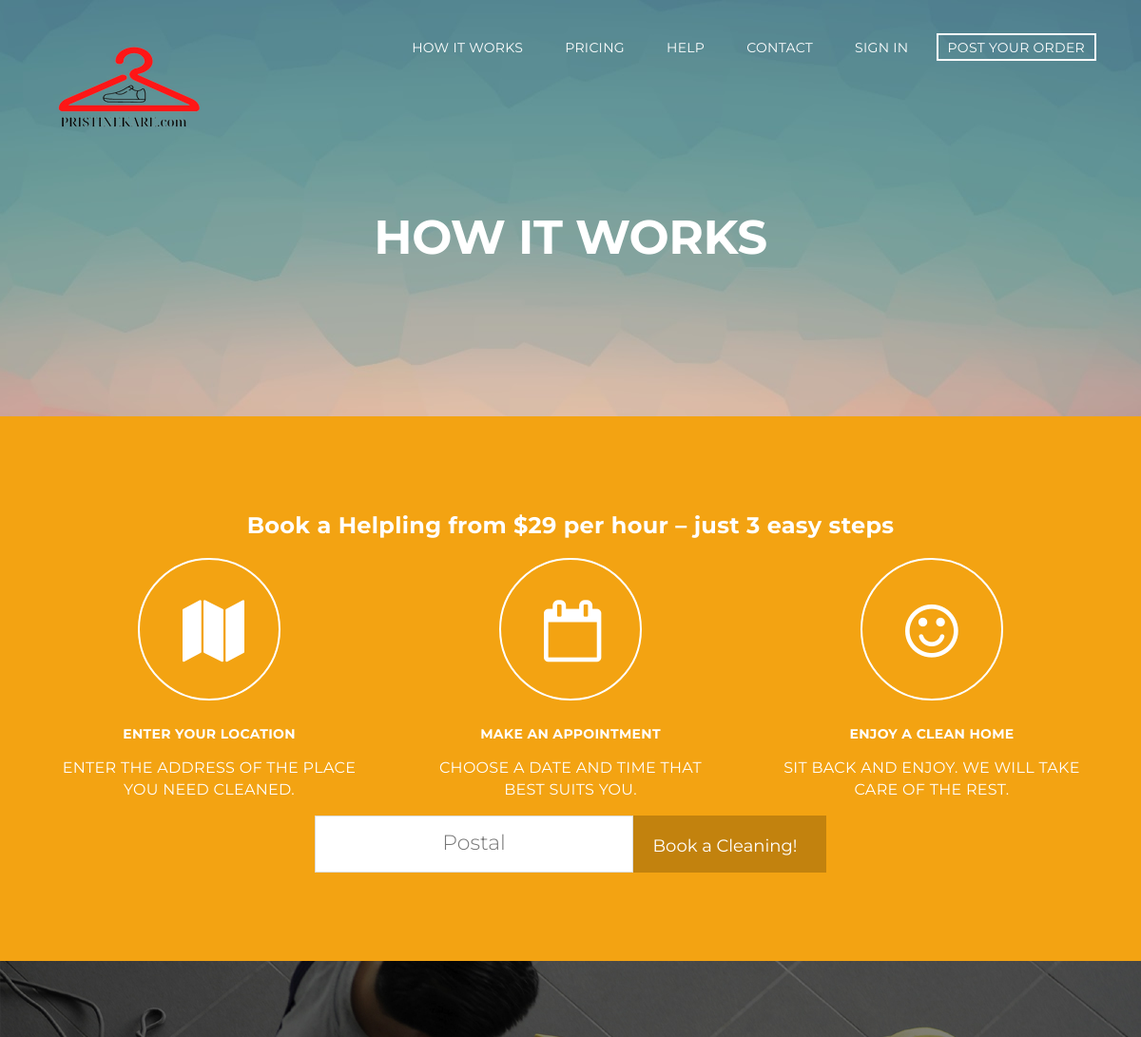
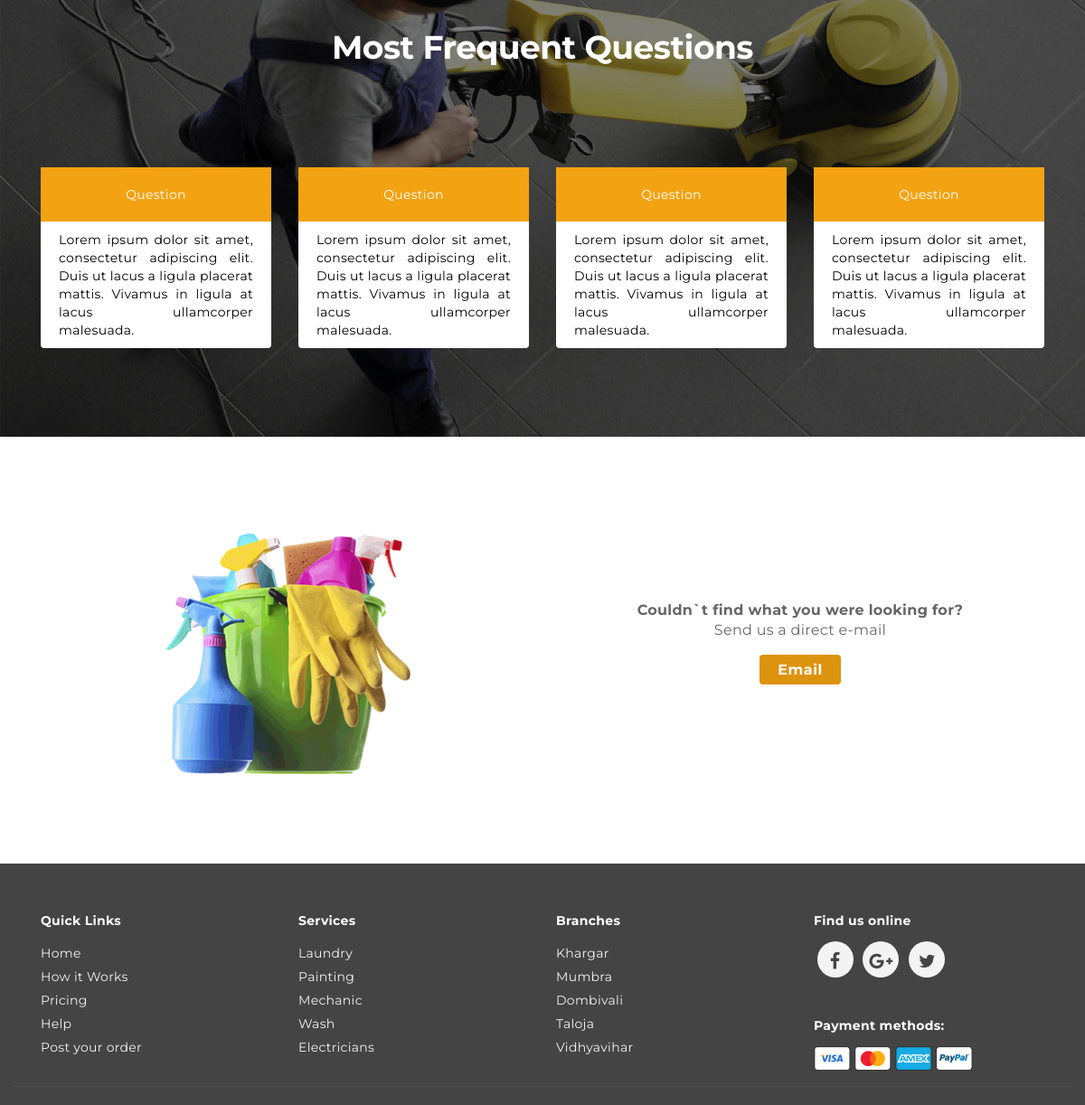
The app's page /users/howitworks.php with its own data (2 pictures, top to bottom).
### tables this page shows
CREATE TABLE IF NOT EXISTS `sv_admin_login` (
  `admin_id` int(20) NOT NULL AUTO_INCREMENT,
  `user_name` varchar(255) NOT NULL,
  `password` varchar(255) NOT NULL,
  `email_id` varchar(255) NOT NULL,
  `site_name` varchar(255) NOT NULL,
  `logo` varchar(255) NOT NULL,
  `favicon` varchar(255) NOT NULL,
  `site_desc` varchar(255) NOT NULL,
  `keyword` varchar(255) NOT NULL,
  `site_url` varchar(255) NOT NULL,
  `paypal_id` varchar(250) NOT NULL,
  `currency_mode` varchar(100) NOT NULL,
  `paypal_site_mode` varchar(100) NOT NULL,
  PRIMARY KEY (`admin_id`)
);

CREATE TABLE IF NOT EXISTS `sv_pages` (
  `id` int(25) NOT NULL AUTO_INCREMENT,
  `page_name` varchar(255) NOT NULL,
  `page_content` text NOT NULL,
  PRIMARY KEY (`id`)
);

### users/howitworks.php (the view)
  <body class="splash-index">
<?php include("../header.php");
include("validation.php");
 ?>
   <section class="teaser bg-top ">
<div class="min-space"></div><div class="min-space"></div><div class="min-space"></div>
<?php
$query=mysqli_fetch_array(mysqli_query($con, "select * from sv_pages where id=2"));
$content=$query['page_content'];
$page_name=$query['page_name'];
?>
<h1 class="sub-title"><?php echo $page_name; ?></h1>
<div class="min-space"></div>
<div class="min-space"></div>
</section>
<?php
echo $content;?>
    <?php include("../footer.php") ?>
</html>

### header.php (shortened to what this page needs)
<html>
 <?php
 include("connection.php");
    $res=mysqli_fetch_array(mysqli_query($con, "SELECT * FROM sv_admin_login"));
    $logo=mysqli_real_escape_string($con, $res['logo']);
    $site_url=mysqli_real_escape_string($con, $res['site_url']);
 ?>
  <head>
    <link rel="stylesheet" href="<?php echo $site_url; ?>/css/font-awesome.min.css" type="text/css">
    <link rel="stylesheet" href="<?php echo $site_url; ?>/css/style.css" />
    <link rel="stylesheet" media="screen" href="<?php echo $site_url; ?>/css/index.css" />
    <link rel="stylesheet" media="screen" href="<?php echo $site_url; ?>/css/responsive.css" />
    <link rel="stylesheet" href="<?php echo $site_url; ?>/css/bootstrap.min.css" type="text/css">
    </head>
    <header class="header-main header-main--light">
        <nav class="site-nav reversed">
            <div class="container">
                <nav class="navbar navbar-inverse navbar-static-top marginBottom-0" role="navigation">
                    <div class="navbar-header">
                        <?php
                            if($logo=="") { ?>
                                <a href="<?php echo $site_url; ?>" class="site-logo"><img src="<?php echo $site_url; ?>/admincp/admin-logo/default-logo.png" alt="" ></a>
                            <?php } else {     ?>
                                <a href="<?php echo $site_url; ?>" class="site-logo"><img src="<?php echo $site_url; ?>/admincp/admin-logo/<?php echo $logo;?>"></a>
                            <?php } ?>
                    </div>
                    <div class="collapse navbar-collapse" id="navbar-collapse-1">
                        <ul class="nav navbar-nav pull-right">
                            <li><a class="nav__link" href="<?php echo $site_url; ?>/users/howitworks.php">How it Works</a></li>
                            <li><a class="nav__link" href="<?php echo $site_url; ?>/users/pricing.php">Pricing</a></li>
                            <li><a class="nav__link" href="<?php echo $site_url; ?>/users/help.php">Help</a></li>
                            <li><a class="nav__link" href="<?php echo $site_url; ?>/users/contact.php">Contact</a></li>
                            <?php
                                if(!isset($_SESSION['phone_no'])) { ?>
                                <li><a class="nav__link sign-in" href="<?php echo $site_url; ?>/users/sign_in.php">Sign in</a></li><?php } ?>
                             <li><a class="nav__link nav__link--prominent" href="<?php echo $site_url; ?>/users/order.php">Post Your Order</a></li>
                        </ul>
                    </div>
                </nav>
            </div>
        </nav>
    </header>

### footer.php (shortened to what this page needs)
<?php
include("connection.php");
$res=mysqli_fetch_array(mysqli_query($con, "SELECT * FROM sv_admin_login"));
?>
<footer class="footer">
  <div class="container">
    <div class="footer-content col-lg-3 col-md-3 col-sm-3 col-sm-4 col-lg-4">
      <h5 class="footer-content__title">Quick Links</h5>
      <ul class="footer-content__list">
        <li><a href="<?php
echo $res['site_url'];
?>">Home</a></li>
        <li><a href="<?php
echo $res['site_url'];
?>/users/howitworks.php">How it Works</a></li>
        <li><a href="<?php
echo $res['site_url'];
?>/users/pricing.php">Pricing</a></li>
        <li><a href="<?php
echo $res['site_url'];
?>/users/help.php">Help</a></li>
        <li><a href="<?php
echo $res['site_url'];
?>/users/order.php">Post your order</a></li>
      </ul>
    </div>
    <div class="footer-content col-lg-3 col-md-3 col-sm-3 col-sm-4 col-lg-4">
      <h5 class="footer-content__title">Services</h5>
      <ul class="footer-content__list">
        <li><a href="#">Laundry</a></li>
        <li><a href="#">Painting</a></li>
        <li><a href="#">Mechanic</a></li>
        <li><a href="#">Wash</a></li>
        <li><a href="#">Electricians</a></li>
      </ul>
    </div>
     <div class="footer-content col-lg-3 col-md-3 col-sm-3">
      <h5 class="footer-content__title">Branches</h5>
      <ul class="footer-content__list">
        <li><a href="#">Khargar</a></li>
        <li><a href="#">Mumbra</a></li>
        <li><a href="#">Dombivali</a></li>
        <li><a href="#">Taloja</a></li>
        <li><a href="#">Vidhyavihar</a></li>
      </ul>
    </div>
    <div class="footer-content col-lg-3 col-md-3 col-sm-3 col-sm-4 col-lg-4">
      <div class="footer-content__social social">
          <h5 class="footer-content__title">Find us online</h5>
          <a class="social__action" href="#">
            <i class="fa fa-facebook" aria-hidden="true"></i></a>
          <a class="social__action" href="#">
           <i class="fa fa-google-plus" aria-hidden="true"></i></a>
           <a class="social__action" href="#">
           <i class="fa fa-twitter" aria-hidden="true"></i></a>
         </div>
      <div class="mobile-app">
          <h5 class="footer-content__title">Payment methods:</h5>
          <img src="<?php
echo $res['site_url'];
?>/img/visa.png" alt="Visa" />
          <img src="<?php
echo $res['site_url'];
?>/img/mastercard.png" alt="Mastercard" />
          <img src="<?php
echo $res['site_url'];
?>/img/american_express.png" alt="American express" />
          <img src="<?php
echo $res['site_url'];
?>/img/paypal.png" alt="Paypal" />
      </div>
    </div>
  </div>
  <div class="footer__copyright container">
    <p>
    </p>
  </div>
</footer>

### css/style.css (style rules this page uses)
.bg-top { background-image: url(../img/window.jpg); background-position:center center; }
.font-icon { font-size: 65px; }
.navbar-inverse { background:transparent;border:0; }
.question { text-align:center; }
.qstn-bg { background-color: rgba(255, 255, 255, 0.72); color: #000000; font-size:14px; text-align:justify; margin-bottom: 15px !important; }
.head { padding:20px !important; }
.min-space { padding:30px 0; }
.navbar-inverse { background-color:transparent !important; border-color:transparent !important; }
.btn { display: inline-block; padding: 6px 12px; margin-bottom: 0; font-size: 14px; font-weight: 400; line-height: 1.42857143; text-align: center; white-space: nowrap; vertical-align: middle; -ms-touch-action: manipulation; touch-action: manipulation; cursor: pointer; -webkit-user-select: none; -moz-user-select: none; -ms-user-select: none; user-select: none; background-image: none; border: 1px solid transparent; border-radius: 4px; }

### css/responsive.css (style rules this page uses)
body { background: #fff; cursor: auto; font-style: normal; font-weight: normal; line-height: 1.5; position: relative }
img { max-width: 100%; height: auto; }
img { -ms-interpolation-mode: bicubic }

### records on screen
sv_admin_login: site_url+logo (placeholder picture), site_url (picture)
sv_pages: page_name "HOW IT WORKS", page_content (picture)
